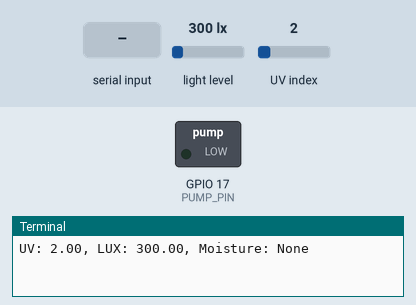
This program was run on a simulated Raspberry Pi (BCM pin numbers). On the bench: switched loads named in the program (green lamp = pin HIGH), the last lines printed to the terminal. The test bench sets the inputs (shaded band); at power-on: light level 300 lx, UV index 2.

Above: at 1.2 s.
1.3 s: "5\n" received over the second serial link
At 3.2 s:
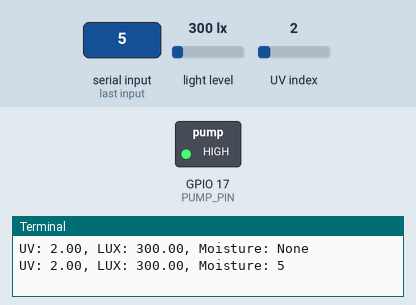
Timing chart, 0 to 5.5 s (numbered marks = the images above; inputs shaded):
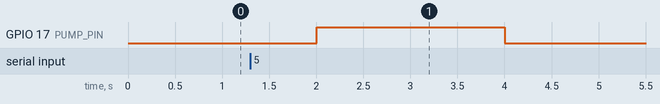

The program:

waterpump.py
```python
import time
import serial
import board
import busio
import RPi.GPIO as GPIO
import adafruit_ltr390

# Use GPIO.BCM numbering
PUMP_PIN = 17  # Physical pin #11
GPIO.setmode(GPIO.BCM)
GPIO.setup(PUMP_PIN, GPIO.OUT, initial=GPIO.LOW)

# I2C bus for LTR390
i2c = busio.I2C(board.SCL, board.SDA)
ltr = adafruit_ltr390.LTR390(i2c)

# Try opening Arduino's serial port
try:
    ser = serial.Serial('/dev/ttyACM0', 9600, timeout=1)
    ser.flush()
except:
    ser = None
    print("No Arduino found on /dev/ttyACM0. Continuing without moisture reading...")

try:
    while True:
        # Read UV sensor
        uv_index = ltr.uv_index
        lux = ltr.lux

        # Read moisture from Arduino
        moisture = None
        if ser and ser.in_waiting > 0:
            line = ser.readline().decode('utf-8').rstrip()
            if line.isdigit():
                moisture = int(line)

        # Simple logic to turn pump on if moisture is below a threshold
        if moisture is not None and moisture < 300:
            GPIO.output(PUMP_PIN, GPIO.HIGH)  # Pump on
        else:
            GPIO.output(PUMP_PIN, GPIO.LOW)   # Pump off

        # Print to console
        print(f"UV: {uv_index:.2f}, LUX: {lux:.2f}, Moisture: {moisture}")
        time.sleep(2)

except KeyboardInterrupt:
    pass
finally:
    GPIO.cleanup()
```

Measured:
- after the input at 1.3 s, GPIO 17 (PUMP_PIN): LOW → HIGH after 0.70 s, → LOW 2.0 s later
